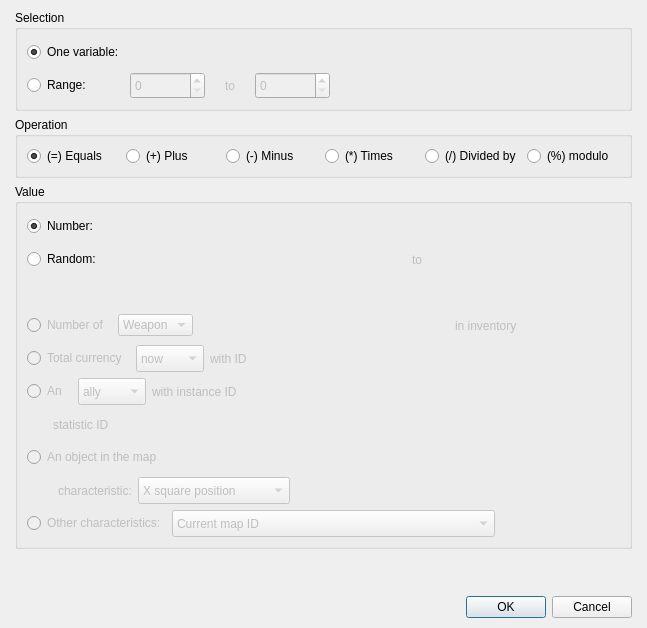
<?xml version="1.0" encoding="UTF-8"?>
<ui version="4.0">
 <class>DialogCommandChangeVariables</class>
 <widget class="QDialog" name="DialogCommandChangeVariables">
  <property name="geometry">
   <rect>
    <x>0</x>
    <y>0</y>
    <width>647</width>
    <height>628</height>
   </rect>
  </property>
  <property name="windowTitle">
   <string>Change variables</string>
  </property>
  <layout class="QGridLayout" name="gridLayout_4">
   <property name="leftMargin">
    <number>15</number>
   </property>
   <property name="topMargin">
    <number>10</number>
   </property>
   <property name="rightMargin">
    <number>15</number>
   </property>
   <property name="bottomMargin">
    <number>10</number>
   </property>
   <item row="0" column="0">
    <layout class="QVBoxLayout" name="verticalLayout" stretch="0,0,0,1,0">
     <item>
      <widget class="QGroupBox" name="groupBox">
       <property name="title">
        <string>Selection</string>
       </property>
       <layout class="QGridLayout" name="gridLayout_3">
        <item row="0" column="0">
         <layout class="QGridLayout" name="gridLayout_2">
          <item row="0" column="1" colspan="3">
           <widget class="WidgetVariable" name="widgetVariableOne" native="true">
            <property name="enabled">
             <bool>true</bool>
            </property>
            <property name="minimumSize">
             <size>
              <width>200</width>
              <height>27</height>
             </size>
            </property>
            <property name="maximumSize">
             <size>
              <width>200</width>
              <height>27</height>
             </size>
            </property>
           </widget>
          </item>
          <item row="0" column="4" rowspan="2">
           <spacer name="horizontalSpacer">
            <property name="orientation">
             <enum>Qt::Horizontal</enum>
            </property>
            <property name="sizeHint" stdset="0">
             <size>
              <width>40</width>
              <height>20</height>
             </size>
            </property>
           </spacer>
          </item>
          <item row="0" column="0">
           <widget class="QRadioButton" name="radioButtonOneVariable">
            <property name="text">
             <string>One variable:</string>
            </property>
            <property name="checked">
             <bool>true</bool>
            </property>
           </widget>
          </item>
          <item row="1" column="2" alignment="Qt::AlignHCenter">
           <widget class="QLabel" name="labelRange">
            <property name="enabled">
             <bool>false</bool>
            </property>
            <property name="text">
             <string>to</string>
            </property>
           </widget>
          </item>
          <item row="1" column="0">
           <widget class="QRadioButton" name="radioButtonRange">
            <property name="text">
             <string>Range:</string>
            </property>
           </widget>
          </item>
          <item row="1" column="3">
           <widget class="QSpinBox" name="spinBoxRange2">
            <property name="enabled">
             <bool>false</bool>
            </property>
            <property name="minimumSize">
             <size>
              <width>75</width>
              <height>27</height>
             </size>
            </property>
            <property name="maximumSize">
             <size>
              <width>60</width>
              <height>27</height>
             </size>
            </property>
           </widget>
          </item>
          <item row="1" column="1">
           <widget class="QSpinBox" name="spinBoxRange1">
            <property name="enabled">
             <bool>false</bool>
            </property>
            <property name="minimumSize">
             <size>
              <width>75</width>
              <height>27</height>
             </size>
            </property>
            <property name="maximumSize">
             <size>
              <width>60</width>
              <height>27</height>
             </size>
            </property>
           </widget>
          </item>
         </layout>
        </item>
       </layout>
      </widget>
     </item>
     <item>
      <widget class="QGroupBox" name="groupBox_2">
       <property name="title">
        <string>Operation</string>
       </property>
       <layout class="QGridLayout" name="gridLayout">
        <item row="0" column="0">
         <layout class="QHBoxLayout" name="horizontalLayout">
          <item>
           <widget class="QRadioButton" name="radioButtonEquals">
            <property name="text">
             <string>(=) Equals</string>
            </property>
            <property name="checked">
             <bool>true</bool>
            </property>
           </widget>
          </item>
          <item>
           <widget class="QRadioButton" name="radioButtonPlus">
            <property name="text">
             <string>(+) Plus</string>
            </property>
           </widget>
          </item>
          <item>
           <widget class="QRadioButton" name="radioButtonMinus">
            <property name="text">
             <string>(-) Minus</string>
            </property>
           </widget>
          </item>
          <item>
           <widget class="QRadioButton" name="radioButtonTimes">
            <property name="text">
             <string>(*) Times</string>
            </property>
           </widget>
          </item>
          <item>
           <widget class="QRadioButton" name="radioButtonDivided">
            <property name="text">
             <string>(/) Divided by</string>
            </property>
           </widget>
          </item>
          <item>
           <widget class="QRadioButton" name="radioButtonModulo">
            <property name="text">
             <string>(%) modulo</string>
            </property>
           </widget>
          </item>
         </layout>
        </item>
       </layout>
      </widget>
     </item>
     <item>
      <widget class="QGroupBox" name="groupBox_3">
       <property name="minimumSize">
        <size>
         <width>0</width>
         <height>0</height>
        </size>
       </property>
       <property name="title">
        <string>Value</string>
       </property>
       <layout class="QGridLayout" name="gridLayout_8">
        <item row="0" column="0">
         <layout class="QVBoxLayout" name="verticalLayout_2">
          <item>
           <layout class="QGridLayout" name="gridLayout_5">
            <item row="0" column="0">
             <widget class="QRadioButton" name="radioButtonNumber">
              <property name="text">
               <string>Number:</string>
              </property>
              <property name="checked">
               <bool>true</bool>
              </property>
             </widget>
            </item>
            <item row="0" column="1">
             <widget class="PanelPrimitiveValue" name="panelPrimitiveValueNumber" native="true">
              <property name="minimumSize">
               <size>
                <width>250</width>
                <height>27</height>
               </size>
              </property>
              <property name="maximumSize">
               <size>
                <width>250</width>
                <height>27</height>
               </size>
              </property>
             </widget>
            </item>
            <item row="0" column="2" colspan="2">
             <spacer name="horizontalSpacer_3">
              <property name="orientation">
               <enum>Qt::Horizontal</enum>
              </property>
              <property name="sizeHint" stdset="0">
               <size>
                <width>208</width>
                <height>20</height>
               </size>
              </property>
             </spacer>
            </item>
            <item row="1" column="0">
             <widget class="QRadioButton" name="radioButtonRandom">
              <property name="text">
               <string>Random:</string>
              </property>
              <property name="checked">
               <bool>false</bool>
              </property>
             </widget>
            </item>
            <item row="1" column="1">
             <widget class="PanelPrimitiveValue" name="panelPrimitiveValueRandom1" native="true">
              <property name="enabled">
               <bool>false</bool>
              </property>
              <property name="minimumSize">
               <size>
                <width>250</width>
                <height>27</height>
               </size>
              </property>
              <property name="maximumSize">
               <size>
                <width>250</width>
                <height>27</height>
               </size>
              </property>
             </widget>
            </item>
            <item row="1" column="2">
             <widget class="QLabel" name="labelRandom">
              <property name="enabled">
               <bool>false</bool>
              </property>
              <property name="text">
               <string>to</string>
              </property>
             </widget>
            </item>
            <item row="1" column="3">
             <spacer name="horizontalSpacer_4">
              <property name="orientation">
               <enum>Qt::Horizontal</enum>
              </property>
              <property name="sizeHint" stdset="0">
               <size>
                <width>178</width>
                <height>20</height>
               </size>
              </property>
             </spacer>
            </item>
            <item row="2" column="0">
             <spacer name="horizontalSpacer_5">
              <property name="orientation">
               <enum>Qt::Horizontal</enum>
              </property>
              <property name="sizeHint" stdset="0">
               <size>
                <width>78</width>
                <height>20</height>
               </size>
              </property>
             </spacer>
            </item>
            <item row="2" column="1">
             <widget class="PanelPrimitiveValue" name="panelPrimitiveValueRandom2" native="true">
              <property name="enabled">
               <bool>false</bool>
              </property>
              <property name="minimumSize">
               <size>
                <width>250</width>
                <height>27</height>
               </size>
              </property>
              <property name="maximumSize">
               <size>
                <width>250</width>
                <height>27</height>
               </size>
              </property>
             </widget>
            </item>
            <item row="2" column="2" colspan="2">
             <spacer name="horizontalSpacer_2">
              <property name="orientation">
               <enum>Qt::Horizontal</enum>
              </property>
              <property name="sizeHint" stdset="0">
               <size>
                <width>208</width>
                <height>20</height>
               </size>
              </property>
             </spacer>
            </item>
           </layout>
          </item>
          <item>
           <layout class="QHBoxLayout" name="horizontalLayout_2">
            <item>
             <widget class="QRadioButton" name="radioButtonNumberItem">
              <property name="enabled">
               <bool>false</bool>
              </property>
              <property name="text">
               <string>Number of </string>
              </property>
              <property name="checked">
               <bool>false</bool>
              </property>
             </widget>
            </item>
            <item>
             <widget class="QComboBox" name="comboBox_5">
              <property name="enabled">
               <bool>false</bool>
              </property>
              <item>
               <property name="text">
                <string>Weapon</string>
               </property>
              </item>
              <item>
               <property name="text">
                <string>Armor</string>
               </property>
              </item>
              <item>
               <property name="text">
                <string>Item</string>
               </property>
              </item>
             </widget>
            </item>
            <item>
             <widget class="PanelPrimitiveValue" name="panelPrimitiveValueNumberItem" native="true">
              <property name="enabled">
               <bool>false</bool>
              </property>
              <property name="minimumSize">
               <size>
                <width>250</width>
                <height>27</height>
               </size>
              </property>
              <property name="maximumSize">
               <size>
                <width>250</width>
                <height>27</height>
               </size>
              </property>
             </widget>
            </item>
            <item>
             <widget class="QLabel" name="label">
              <property name="enabled">
               <bool>false</bool>
              </property>
              <property name="text">
               <string>in inventory</string>
              </property>
             </widget>
            </item>
            <item>
             <spacer name="horizontalSpacer_6">
              <property name="orientation">
               <enum>Qt::Horizontal</enum>
              </property>
              <property name="sizeHint" stdset="0">
               <size>
                <width>18</width>
                <height>20</height>
               </size>
              </property>
             </spacer>
            </item>
           </layout>
          </item>
          <item>
           <layout class="QHBoxLayout" name="horizontalLayout_3">
            <item>
             <widget class="QRadioButton" name="radioButtonNumberItem_2">
              <property name="enabled">
               <bool>false</bool>
              </property>
              <property name="text">
               <string>Total currency </string>
              </property>
              <property name="checked">
               <bool>false</bool>
              </property>
             </widget>
            </item>
            <item>
             <widget class="QComboBox" name="comboBox_4">
              <property name="enabled">
               <bool>false</bool>
              </property>
              <property name="minimumSize">
               <size>
                <width>0</width>
                <height>27</height>
               </size>
              </property>
              <property name="maximumSize">
               <size>
                <width>16777215</width>
                <height>27</height>
               </size>
              </property>
              <item>
               <property name="text">
                <string>now</string>
               </property>
              </item>
              <item>
               <property name="text">
                <string>earned</string>
               </property>
              </item>
              <item>
               <property name="text">
                <string>used</string>
               </property>
              </item>
             </widget>
            </item>
            <item>
             <widget class="QLabel" name="label_5">
              <property name="enabled">
               <bool>false</bool>
              </property>
              <property name="text">
               <string>with ID</string>
              </property>
             </widget>
            </item>
            <item>
             <widget class="PanelPrimitiveValue" name="panelPrimitiveValueTotalCurrency" native="true">
              <property name="enabled">
               <bool>false</bool>
              </property>
              <property name="minimumSize">
               <size>
                <width>250</width>
                <height>27</height>
               </size>
              </property>
              <property name="maximumSize">
               <size>
                <width>250</width>
                <height>27</height>
               </size>
              </property>
             </widget>
            </item>
            <item>
             <spacer name="horizontalSpacer_12">
              <property name="orientation">
               <enum>Qt::Horizontal</enum>
              </property>
              <property name="sizeHint" stdset="0">
               <size>
                <width>38</width>
                <height>20</height>
               </size>
              </property>
             </spacer>
            </item>
           </layout>
          </item>
          <item>
           <layout class="QGridLayout" name="gridLayout_6">
            <item row="0" column="0" colspan="2">
             <widget class="QRadioButton" name="radioButtonNumberStat">
              <property name="enabled">
               <bool>false</bool>
              </property>
              <property name="text">
               <string>An </string>
              </property>
              <property name="checked">
               <bool>false</bool>
              </property>
             </widget>
            </item>
            <item row="0" column="2" colspan="2">
             <widget class="QComboBox" name="comboBox">
              <property name="enabled">
               <bool>false</bool>
              </property>
              <property name="minimumSize">
               <size>
                <width>0</width>
                <height>27</height>
               </size>
              </property>
              <property name="maximumSize">
               <size>
                <width>16777215</width>
                <height>27</height>
               </size>
              </property>
              <item>
               <property name="text">
                <string>ally</string>
               </property>
              </item>
              <item>
               <property name="text">
                <string>enemy</string>
               </property>
              </item>
             </widget>
            </item>
            <item row="0" column="4">
             <widget class="QLabel" name="label_3">
              <property name="enabled">
               <bool>false</bool>
              </property>
              <property name="text">
               <string>with instance ID</string>
              </property>
             </widget>
            </item>
            <item row="0" column="5" colspan="2">
             <widget class="PanelPrimitiveValue" name="panelPrimitiveValueInstanceID" native="true">
              <property name="enabled">
               <bool>false</bool>
              </property>
              <property name="minimumSize">
               <size>
                <width>250</width>
                <height>27</height>
               </size>
              </property>
              <property name="maximumSize">
               <size>
                <width>250</width>
                <height>27</height>
               </size>
              </property>
             </widget>
            </item>
            <item row="0" column="7">
             <spacer name="horizontalSpacer_7">
              <property name="orientation">
               <enum>Qt::Horizontal</enum>
              </property>
              <property name="sizeHint" stdset="0">
               <size>
                <width>38</width>
                <height>20</height>
               </size>
              </property>
             </spacer>
            </item>
            <item row="1" column="0">
             <spacer name="verticalSpacer_2">
              <property name="orientation">
               <enum>Qt::Vertical</enum>
              </property>
              <property name="sizeHint" stdset="0">
               <size>
                <width>20</width>
                <height>27</height>
               </size>
              </property>
             </spacer>
            </item>
            <item row="1" column="1" colspan="2">
             <widget class="QLabel" name="label_2">
              <property name="enabled">
               <bool>false</bool>
              </property>
              <property name="text">
               <string>statistic ID</string>
              </property>
             </widget>
            </item>
            <item row="1" column="3" colspan="3">
             <widget class="PanelPrimitiveValue" name="panelPrimitiveValueStatisticID" native="true">
              <property name="enabled">
               <bool>false</bool>
              </property>
              <property name="minimumSize">
               <size>
                <width>250</width>
                <height>27</height>
               </size>
              </property>
              <property name="maximumSize">
               <size>
                <width>250</width>
                <height>27</height>
               </size>
              </property>
             </widget>
            </item>
            <item row="1" column="6" colspan="2">
             <spacer name="horizontalSpacer_8">
              <property name="orientation">
               <enum>Qt::Horizontal</enum>
              </property>
              <property name="sizeHint" stdset="0">
               <size>
                <width>208</width>
                <height>20</height>
               </size>
              </property>
             </spacer>
            </item>
           </layout>
          </item>
          <item>
           <layout class="QGridLayout" name="gridLayout_7">
            <item row="0" column="0" colspan="3">
             <widget class="QRadioButton" name="radioButtonNumberStat_2">
              <property name="enabled">
               <bool>false</bool>
              </property>
              <property name="text">
               <string>An object in the map</string>
              </property>
              <property name="checked">
               <bool>false</bool>
              </property>
             </widget>
            </item>
            <item row="0" column="3" colspan="2">
             <widget class="PanelPrimitiveValue" name="panelPrimitiveValueObjectsMap" native="true">
              <property name="enabled">
               <bool>false</bool>
              </property>
              <property name="minimumSize">
               <size>
                <width>250</width>
                <height>27</height>
               </size>
              </property>
              <property name="maximumSize">
               <size>
                <width>250</width>
                <height>27</height>
               </size>
              </property>
             </widget>
            </item>
            <item row="0" column="5">
             <spacer name="horizontalSpacer_9">
              <property name="orientation">
               <enum>Qt::Horizontal</enum>
              </property>
              <property name="sizeHint" stdset="0">
               <size>
                <width>108</width>
                <height>20</height>
               </size>
              </property>
             </spacer>
            </item>
            <item row="1" column="0">
             <spacer name="verticalSpacer_3">
              <property name="orientation">
               <enum>Qt::Vertical</enum>
              </property>
              <property name="sizeHint" stdset="0">
               <size>
                <width>20</width>
                <height>27</height>
               </size>
              </property>
             </spacer>
            </item>
            <item row="1" column="1">
             <widget class="QLabel" name="label_4">
              <property name="enabled">
               <bool>false</bool>
              </property>
              <property name="text">
               <string>characteristic:</string>
              </property>
             </widget>
            </item>
            <item row="1" column="2" colspan="2">
             <widget class="QComboBox" name="comboBox_2">
              <property name="enabled">
               <bool>false</bool>
              </property>
              <property name="minimumSize">
               <size>
                <width>0</width>
                <height>27</height>
               </size>
              </property>
              <property name="maximumSize">
               <size>
                <width>16777215</width>
                <height>27</height>
               </size>
              </property>
              <item>
               <property name="text">
                <string>X square position</string>
               </property>
              </item>
              <item>
               <property name="text">
                <string>Y square position</string>
               </property>
              </item>
              <item>
               <property name="text">
                <string>Z square position</string>
               </property>
              </item>
              <item>
               <property name="text">
                <string>X pixel position</string>
               </property>
              </item>
              <item>
               <property name="text">
                <string>Y pixel position</string>
               </property>
              </item>
              <item>
               <property name="text">
                <string>Z pixel position</string>
               </property>
              </item>
              <item>
               <property name="text">
                <string>Orientation</string>
               </property>
              </item>
              <item>
               <property name="text">
                <string>Ground level</string>
               </property>
              </item>
             </widget>
            </item>
            <item row="1" column="4" colspan="2">
             <spacer name="horizontalSpacer_10">
              <property name="orientation">
               <enum>Qt::Horizontal</enum>
              </property>
              <property name="sizeHint" stdset="0">
               <size>
                <width>278</width>
                <height>20</height>
               </size>
              </property>
             </spacer>
            </item>
           </layout>
          </item>
          <item>
           <layout class="QHBoxLayout" name="horizontalLayout_4" stretch="0,0,1">
            <item>
             <widget class="QRadioButton" name="radioButtonNumberStat_3">
              <property name="enabled">
               <bool>false</bool>
              </property>
              <property name="text">
               <string>Other characteristics:</string>
              </property>
              <property name="checked">
               <bool>false</bool>
              </property>
             </widget>
            </item>
            <item>
             <widget class="QComboBox" name="comboBox_3">
              <property name="enabled">
               <bool>false</bool>
              </property>
              <property name="minimumSize">
               <size>
                <width>0</width>
                <height>27</height>
               </size>
              </property>
              <property name="maximumSize">
               <size>
                <width>16777215</width>
                <height>27</height>
               </size>
              </property>
              <item>
               <property name="text">
                <string>Current map ID</string>
               </property>
              </item>
              <item>
               <property name="text">
                <string>Number in team</string>
               </property>
              </item>
              <item>
               <property name="text">
                <string>Total number of steps</string>
               </property>
              </item>
              <item>
               <property name="text">
                <string>Total number of seconds</string>
               </property>
              </item>
              <item>
               <property name="text">
                <string>Total number saves done</string>
               </property>
              </item>
              <item>
               <property name="text">
                <string>Total number of battles</string>
               </property>
              </item>
              <item>
               <property name="text">
                <string>Camera X position</string>
               </property>
              </item>
              <item>
               <property name="text">
                <string>Camera Y position</string>
               </property>
              </item>
              <item>
               <property name="text">
                <string>Camera Z position</string>
               </property>
              </item>
              <item>
               <property name="text">
                <string>Total seconds played of the current music </string>
               </property>
              </item>
              <item>
               <property name="text">
                <string>Total seconds played of the current background music </string>
               </property>
              </item>
             </widget>
            </item>
            <item>
             <spacer name="horizontalSpacer_11">
              <property name="orientation">
               <enum>Qt::Horizontal</enum>
              </property>
              <property name="sizeHint" stdset="0">
               <size>
                <width>48</width>
                <height>20</height>
               </size>
              </property>
             </spacer>
            </item>
           </layout>
          </item>
         </layout>
        </item>
       </layout>
      </widget>
     </item>
     <item>
      <spacer name="verticalSpacer">
       <property name="orientation">
        <enum>Qt::Vertical</enum>
       </property>
       <property name="sizeHint" stdset="0">
        <size>
         <width>20</width>
         <height>40</height>
        </size>
       </property>
      </spacer>
     </item>
     <item>
      <widget class="QDialogButtonBox" name="buttonBox">
       <property name="orientation">
        <enum>Qt::Horizontal</enum>
       </property>
       <property name="standardButtons">
        <set>QDialogButtonBox::Cancel|QDialogButtonBox::Ok</set>
       </property>
      </widget>
     </item>
    </layout>
   </item>
  </layout>
 </widget>
 <customwidgets>
  <customwidget>
   <class>PanelPrimitiveValue</class>
   <extends>QWidget</extends>
   <header>panelprimitivevalue.h</header>
   <container>1</container>
  </customwidget>
  <customwidget>
   <class>WidgetVariable</class>
   <extends>QWidget</extends>
   <header>widgetvariable.h</header>
   <container>1</container>
  </customwidget>
 </customwidgets>
 <resources/>
 <connections>
  <connection>
   <sender>buttonBox</sender>
   <signal>accepted()</signal>
   <receiver>DialogCommandChangeVariables</receiver>
   <slot>accept()</slot>
   <hints>
    <hint type="sourcelabel">
     <x>264</x>
     <y>456</y>
    </hint>
    <hint type="destinationlabel">
     <x>157</x>
     <y>274</y>
    </hint>
   </hints>
  </connection>
  <connection>
   <sender>buttonBox</sender>
   <signal>rejected()</signal>
   <receiver>DialogCommandChangeVariables</receiver>
   <slot>reject()</slot>
   <hints>
    <hint type="sourcelabel">
     <x>332</x>
     <y>456</y>
    </hint>
    <hint type="destinationlabel">
     <x>286</x>
     <y>274</y>
    </hint>
   </hints>
  </connection>
 </connections>
</ui>
